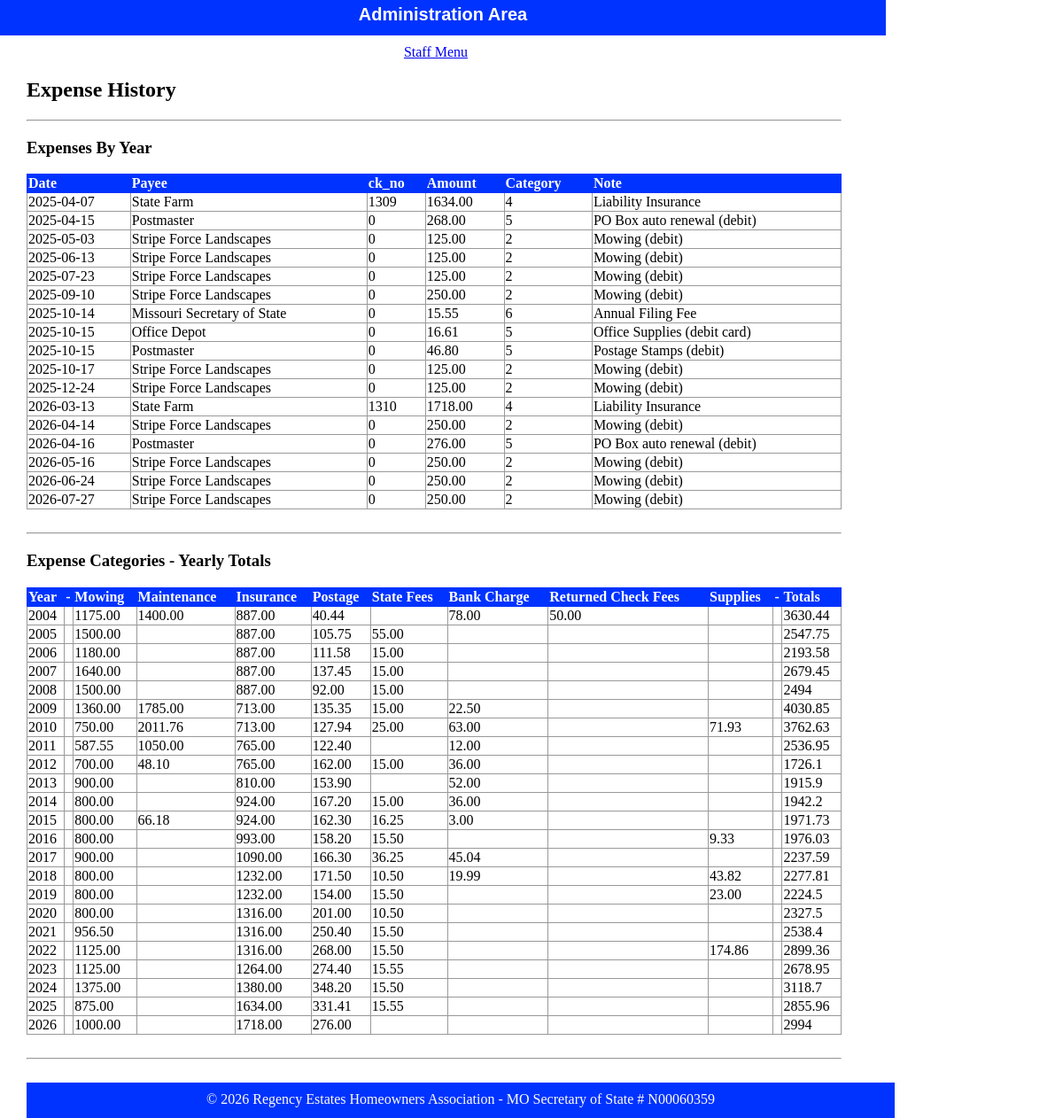
Page /html/public/staff/expenses/index.php on the committed database.
### tables this page shows
CREATE TABLE `expense` (
  `id` int(11) NOT NULL AUTO_INCREMENT,
  `fk_cat_id` int(11) DEFAULT NULL,
  `dt` date DEFAULT NULL,
  `ck_no` int(11) DEFAULT NULL,
  `payee` varchar(50) DEFAULT NULL,
  `amount` decimal(10,2) DEFAULT NULL,
  `note` varchar(50) DEFAULT NULL,
  PRIMARY KEY (`id`),
  KEY `fk_cat_id` (`fk_cat_id`),
  CONSTRAINT `expense_ibfk_1` FOREIGN KEY (`fk_cat_id`) REFERENCES `category` (`id`)
);

### html/private/expense_functions.php (called while the page is built, shortened)
<?php
  function find_all_expenses($year) {
    global $db;
    $sql = "SELECT * FROM expense WHERE dt > " . "'" . $year . "-01-01' " . "ORDER BY dt";
    $result = mysqli_query($db, $sql);
    return $result;
  }
  function find_expense_sum($year, $category) {
      global $db;
      $sql = "SELECT SUM(amount) as sum FROM expense WHERE dt >= ";
      $sql .= "'" . $year . "-01-01' ";
      $sql .= "AND dt <= ";
      $sql .= "'" . $year . "-12-31' ";
      $sql .= "AND fk_cat_id = " . $category . ";";
      $result = mysqli_query($db, $sql);
      return $result;
  }
?>

### html/private/functions.php (called while the page is built, shortened)
<?php
function htmlsc($string = "")
{
    return htmlspecialchars($string);
}
?>

### html/public/staff/expenses/index.php (the view, shortened to what this page needs)
<?php $expense_set = find_all_expenses('2025');  ?>
<?php include(SHARED_PATH . '/header.php'); ?>
    <div id="content">
        <div id="regency-menu">
            <h2>Expense History</h2> <hr />
            <h3>Expenses By Year</h3>
            <table class="list">
                <tr>
                    <th>Date</th>
                    <th>Payee</th>
                    <th>ck_no</th>
                    <th>Amount</th>
                    <th>Category</th>
                    <th>Note</th>
                </tr>
                <?php while($expense_row = mysqli_fetch_assoc($expense_set)) { ?>
                    <tr>
                        <td><?php echo htmlsc($expense_row['dt']); ?></td>
                        <td><?php echo htmlsc($expense_row['payee']); ?></td>
                        <td><?php echo htmlsc($expense_row['ck_no']); ?></td>
                        <td><?php echo htmlsc($expense_row['amount']); ?></td>
                        <td><?php echo htmlsc($expense_row['fk_cat_id']); ?></td>
                        <td><?php echo htmlsc($expense_row['note']); ?></td>
                    </tr>
                <?php } ?>
            </table>
            <br /><hr />
            <h3>Expense Categories - Yearly Totals</h3>
            <table class="list">
                <tr>
                    <th>Year</th>
                    <th>-</th>
                    <th>Mowing</th>
                    <th>Maintenance</th>
                    <th>Insurance</th>
                    <th>Postage</th>
                    <th>State Fees</th>
                    <th>Bank Charge</th>
                    <th>Returned Check Fees</th>
                    <th>Supplies</th>
                    <th>-</th>
                    <th>Totals</th>
                </tr>
                <?php
                $start_year = 2004;
                $latest_year = 2026;
                ?>
                <?php for ($year_index = $start_year; $year_index <= $latest_year; $year_index++) { ?>
                    <tr>
                        <?php $yearly_total = 0.00; ?>
                        <td>
                            <?php echo htmlsc($year_index); ?>
                        </td>
                        <td></td>
                        <?php
                        $sum_result = find_expense_sum($year_index, '2');
                        $cell_value = mysqli_fetch_assoc($sum_result);
                        $yearly_total = $yearly_total + $cell_value['sum'];
                        ?>
                        <td><?php echo htmlsc($cell_value['sum']); ?></td>
                        <?php
                        $sum_result = find_expense_sum($year_index, '3');
                        $cell_value = mysqli_fetch_assoc($sum_result);
                        $yearly_total = $yearly_total + $cell_value['sum'];
                        ?>
                        <td><?php echo htmlsc($cell_value['sum']); ?></td>
                        <?php
                        $sum_result = find_expense_sum($year_index, '4');
                        $cell_value = mysqli_fetch_assoc($sum_result);
                        $yearly_total = $yearly_total + $cell_value['sum'];
                        ?>
                        <td><?php echo htmlsc($cell_value['sum']); ?></td>
                        <?php
                        $sum_result = find_expense_sum($year_index, '5');
                        $cell_value = mysqli_fetch_assoc($sum_result);
                        $yearly_total = $yearly_total + $cell_value['sum'];
                        ?>
                        <td><?php echo htmlsc($cell_value['sum']); ?></td>
                        <?php
                        $sum_result = find_expense_sum($year_index, '6');
                        $cell_value = mysqli_fetch_assoc($sum_result);
                        $yearly_total = $yearly_total + $cell_value['sum'];
                        ?>
                        <td><?php echo htmlsc($cell_value['sum']); ?></td>
                        <?php
                        $sum_result = find_expense_sum($year_index, '7');
                        $cell_value = mysqli_fetch_assoc($sum_result);
                        $yearly_total = $yearly_total + $cell_value['sum'];
                        ?>
                        <td><?php echo htmlsc($cell_value['sum']); ?></td>
                        <?php
                        $sum_result = find_expense_sum($year_index, '8');
                        $cell_value = mysqli_fetch_assoc($sum_result);
                        $yearly_total = $yearly_total + $cell_value['sum'];
                        ?>
                        <td><?php echo htmlsc($cell_value['sum']); ?></td>
                        <?php
                        $sum_result = find_expense_sum($year_index, '9');
                        $cell_value = mysqli_fetch_assoc($sum_result);
                        $yearly_total = $yearly_total + $cell_value['sum'];
                        ?>
                        <td><?php echo htmlsc($cell_value['sum']); ?></td>
                        <td></td>
                        <td><?php echo $yearly_total; ?></td>
                    <?php } ?>
            </table>
            <br /><hr /><br />
    </div>
<?php include(SHARED_PATH . '/footer.php'); ?>

### html/public/stylesheets/staff.css (style rules this page uses)
html { height: 100%; width: 100%; }
body { height: 1000px; width: 100%; margin: 0; padding: 0; }
#content { width: 920px; min-height: 500px; padding: 0 30px; }
table { border-collapse: collapse; vertical-align: top; }
table.list { width: 100%; }
table.list tr td { border: 1px solid #999999; }
table.list tr th { border: 1px solid #0033FF; background: #0033FF; color: white; text-align: left; }

### rows in the picture
expense: dt "2025-04-07", payee "State Farm", ck_no "1309", amount "1634.00", fk_cat "4", note "Liability Insurance"
expense: dt "2025-04-15", payee "Postmaster", ck_no "0", amount "268.00", fk_cat "5", note "PO Box auto renewal (debit)"
expense: dt "2025-05-03", payee "Stripe Force Landscapes", ck_no "0", amount "125.00", fk_cat "2", note "Mowing (debit)"
expense: dt "2025-06-13", payee "Stripe Force Landscapes", ck_no "0", amount "125.00", fk_cat "2", note "Mowing (debit)"
expense: dt "2025-07-23", payee "Stripe Force Landscapes", ck_no "0", amount "125.00", fk_cat "2", note "Mowing (debit)"
expense: dt "2025-09-10", payee "Stripe Force Landscapes", ck_no "0", amount "250.00", fk_cat "2", note "Mowing (debit)"
expense: dt "2025-10-14", payee "Missouri Secretary of State", ck_no "0", amount "15.55", fk_cat "6", note "Annual Filing Fee"
expense: dt "2025-10-15", payee "Office Depot", ck_no "0", amount "16.61", fk_cat "5", note "Office Supplies (debit card)"
expense: dt "2025-10-15", payee "Postmaster", ck_no "0", amount "46.80", fk_cat "5", note "Postage Stamps (debit)"
expense: dt "2025-10-17", payee "Stripe Force Landscapes", ck_no "0", amount "125.00", fk_cat "2", note "Mowing (debit)"
expense: dt "2025-12-24", payee "Stripe Force Landscapes", ck_no "0", amount "125.00", fk_cat "2", note "Mowing (debit)"
expense: dt "2026-03-13", payee "State Farm", ck_no "1310", amount "1718.00", fk_cat "4", note "Liability Insurance"
expense: dt "2026-04-14", payee "Stripe Force Landscapes", ck_no "0", amount "250.00", fk_cat "2", note "Mowing (debit)"
expense: dt "2026-04-16", payee "Postmaster", ck_no "0", amount "276.00", fk_cat "5", note "PO Box auto renewal (debit)"
expense: dt "2026-05-16", payee "Stripe Force Landscapes", ck_no "0", amount "250.00", fk_cat "2", note "Mowing (debit)"
expense: dt "2026-06-24", payee "Stripe Force Landscapes", ck_no "0", amount "250.00", fk_cat "2", note "Mowing (debit)"
expense: dt "2026-07-27", payee "Stripe Force Landscapes", ck_no "0", amount "250.00", fk_cat "2", note "Mowing (debit)"

### other values in the picture
htmlsc($year_index) "2004"
htmlsc($cell_value['sum']) "1175.00"
htmlsc($cell_value['sum']) "1400.00"
htmlsc($cell_value['sum']) "887.00"
htmlsc($cell_value['sum']) "40.44"
htmlsc($cell_value['sum']) "78.00"
htmlsc($cell_value['sum']) "50.00"
$yearly_total "3630.44"
htmlsc($year_index) "2005"
htmlsc($cell_value['sum']) "1500.00"
htmlsc($cell_value['sum']) "105.75"
htmlsc($cell_value['sum']) "55.00"
$yearly_total "2547.75"
htmlsc($year_index) "2006"
htmlsc($cell_value['sum']) "1180.00"
